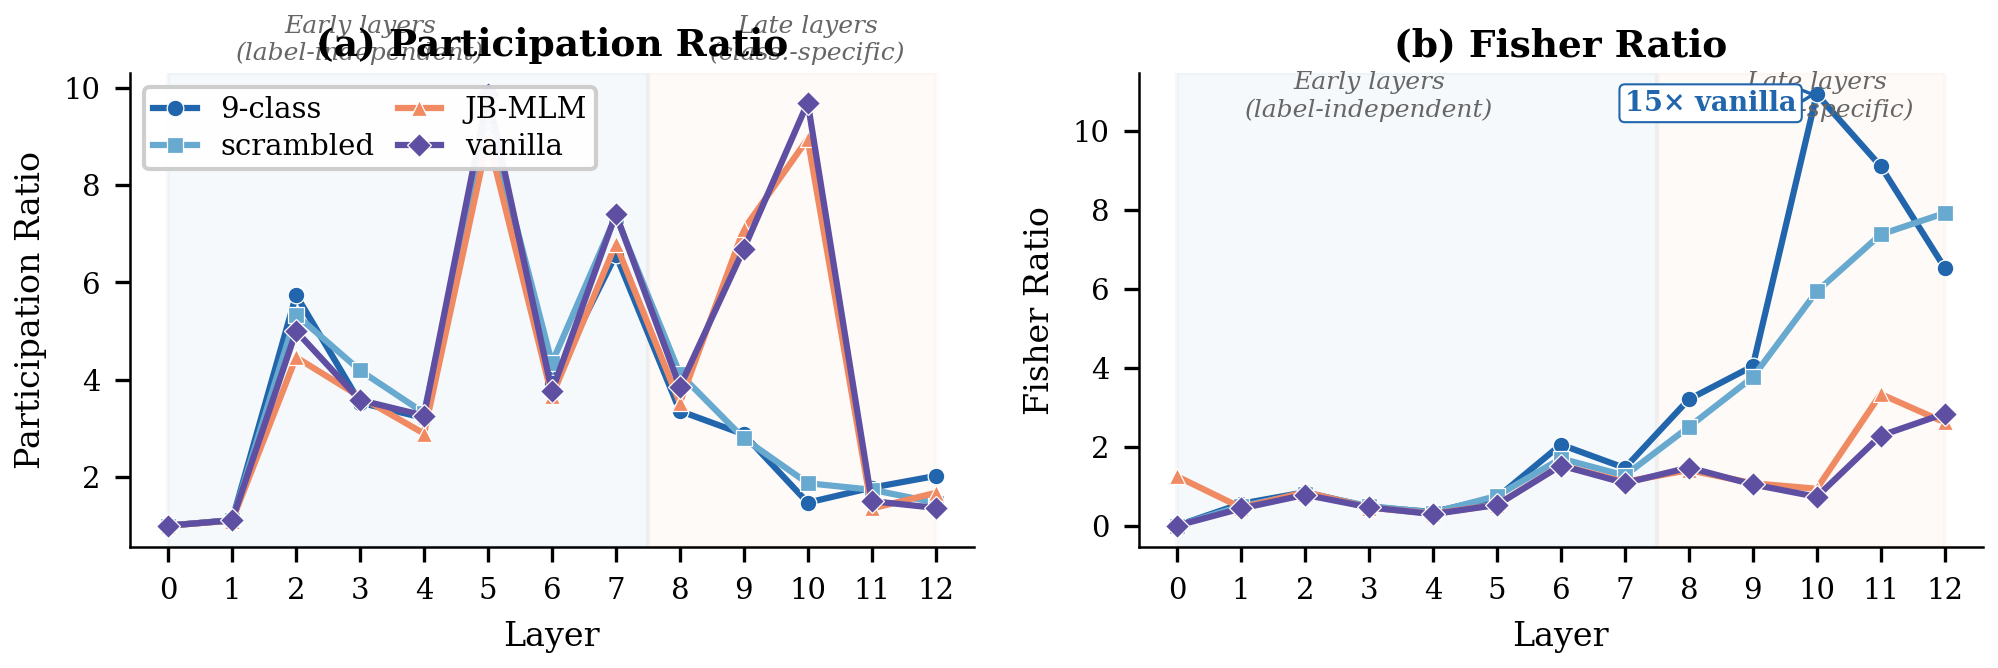

Source code (Python):
import matplotlib
matplotlib.use('Agg')
import matplotlib.pyplot as plt
import numpy as np
import json

plt.rcParams.update({
    'font.family': 'serif',
    'font.serif': ['Times New Roman', 'DejaVu Serif'],
    'font.size': 8,
    'axes.labelsize': 8,
    'axes.titlesize': 9,
    'xtick.labelsize': 7,
    'ytick.labelsize': 7,
    'legend.fontsize': 7,
    'figure.dpi': 300,
    'savefig.dpi': 300,
    'axes.linewidth': 0.6,
    'axes.spines.top': False,
    'axes.spines.right': False,
    'lines.linewidth': 1.5,
    'lines.markersize': 4,
    'pdf.fonttype': 42,
    'ps.fonttype': 42,
})

with open('/home/ubuntu/.agent-ml-research-idea_gen_0514_2/projects/persuasion_turn_jailbreak_detect/artifacts/exp50_layerwise_results.json') as f:
    data = json.load(f)

variants = data['variants']
num_layers = 13
layers = list(range(num_layers))

COLORS = {
    '9-class':   '#2166ac',
    'scrambled':  '#67a9cf',
    'JB-MLM':    '#ef8a62',
    'vanilla':   '#5e4fa2',
}
MARKERS = {
    '9-class':   'o',
    'scrambled':  's',
    'JB-MLM':    '^',
    'vanilla':   'D',
}
ORDER = ['9-class', 'scrambled', 'JB-MLM', 'vanilla']

fig, (ax1, ax2) = plt.subplots(1, 2, figsize=(6.8, 2.4))

for name in ORDER:
    v = variants[name]
    pr_vals = [v[f'layer_{l}']['pr'] for l in layers]
    fisher_vals = [v[f'layer_{l}']['fisher'] for l in layers]

    ax1.plot(layers, pr_vals, color=COLORS[name], marker=MARKERS[name],
             label=name, markersize=4, markeredgecolor='white',
             markeredgewidth=0.3, zorder=3)
    ax2.plot(layers, fisher_vals, color=COLORS[name], marker=MARKERS[name],
             label=name, markersize=4, markeredgecolor='white',
             markeredgewidth=0.3, zorder=3)

boundary = 7.5
for ax in [ax1, ax2]:
    ax.axvspan(0, boundary, alpha=0.04, color='#2166ac', zorder=0)
    ax.axvspan(boundary, 12, alpha=0.04, color='#ef8a62', zorder=0)
    ax.set_xlabel('Layer')
    ax.set_xticks(layers)
    ax.set_axisbelow(True)

ax1.set_ylabel('Participation Ratio')
ax1.set_title('(a) Participation Ratio', fontsize=9, fontweight='semibold', pad=4)
ax1.text(3, 11.5, 'Early layers\n(label-independent)', fontsize=6, color='#666666',
         ha='center', va='top', style='italic')
ax1.text(10, 11.5, 'Late layers\n(class.-specific)', fontsize=6, color='#666666',
         ha='center', va='top', style='italic')

ax2.set_ylabel('Fisher Ratio')
ax2.set_title('(b) Fisher Ratio', fontsize=9, fontweight='semibold', pad=4)
ax2.text(3, 11.5, 'Early layers\n(label-independent)', fontsize=6, color='#666666',
         ha='center', va='top', style='italic')
ax2.text(10, 11.5, 'Late layers\n(class.-specific)', fontsize=6, color='#666666',
         ha='center', va='top', style='italic')

ax2.annotate('15× vanilla', xy=(10, 10.918), xytext=(7, 10.5),
             fontsize=6.5, color='#2166ac', fontweight='bold',
             arrowprops=dict(arrowstyle='->', color='#2166ac', lw=0.8),
             bbox=dict(boxstyle='round,pad=0.2', facecolor='white',
                       edgecolor='#2166ac', linewidth=0.5))

ax1.legend(loc='upper left', framealpha=0.95, edgecolor='#cccccc',
           borderpad=0.3, handlelength=1.5, labelspacing=0.3,
           ncol=2, columnspacing=0.8)

plt.tight_layout(w_pad=1.5)

out_base = '/home/ubuntu/.agent-ml-research-idea_gen_0514_2/projects/persuasion_turn_jailbreak_detect/docs/paper/figures/paper/fig_layerwise_representation'
fig.savefig(out_base + '.pdf', bbox_inches='tight', pad_inches=0.05)
fig.savefig(out_base + '.png', bbox_inches='tight', pad_inches=0.05, dpi=300)
plt.close()
print('OK')
